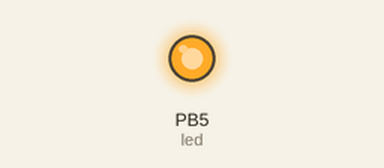
A program run on a simulated ATmega328P, built with avr-gcc and emulated at 16 MHz. Shown: output pins drawn as LEDs (lit = HIGH).

Above: at 0.1 s.
Timing chart, 0 to 1.6 s (numbered marks = the images above):
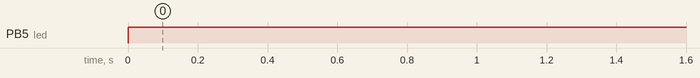

The program:

main.c
```c
#include <avr/io.h>
#include <avr/interrupt.h>
//treptanje f=2Hz
unsigned long t0=0;

ISR(TIMER0_COMPA_vect)
{
	t0++;
}


int main(void)
{
	//inicijalizacija tajmera 0:
	TCCR0A = 0x02; // CTC mod
	TCCR0B = 0x03; // fclk = fosc/64
	OCR0A = 249; //perioda tajmera 0: 250 Tclk (OCR0A + 1 = 250)
	TIMSK0 = 0x02; //dozvola prekida tajmera 0
	//usled dostizanja vrednosti registra OCR0A

	sei(); //I = 1 (dozvola prekida)

	DDRB |= 1 << 5; //PB5 je izlaz za diodu
	PORTB |= 1<<5; //setovanje diode na 1 (led ON)

	while(1) {
		if (t0 == 500) {
			t0=0;
			PORTB ^= 1<<5 ; //xor, invertuje stalno PB5
		}
	}
	return 0;
}
```

Measured:
- by itself, PB5 (led): LOW → HIGH at 0.00 s
